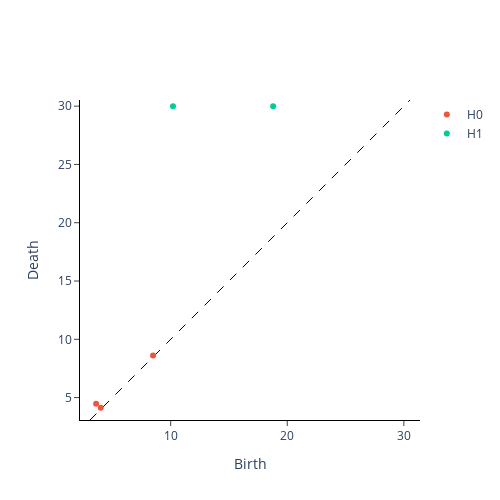

Here is the notebook cell this chart was saved with:
### Markdown cell above
Given a greyscale filtration it is straightforward to calculate the corresponding persistence diagram. In ``giotto-tda`` we make use of the ``CubicalPersistence`` transformer which is the cubical analogue to simplicial transformers like ``VietorisRipsPersistence``:

### Code cell
from gtda.homology import CubicalPersistence

cubical_persistence = CubicalPersistence(n_jobs=-1)
im8_cubical = cubical_persistence.fit_transform(im8_filtration)

print(im8_cubical)
cubical_persistence.plot(im8_cubical)

### Figure 1 — Plotly figure (JSON) as saved in the notebook; plotly's stock layout.template omitted (floating-point values rounded to 4 significant figures)
{"data": [{"hoverinfo": "none", "line": {"color": "black", "dash": "dash", "width": 1}, "mode": "lines", "showlegend": false, "type": "scatter", "x": [3.078, 30.53], "y": [3.078, 30.53]}, {"hoverinfo": "text", "hovertext": ["(3.605551275463989, 4.47213595499958)", "(4.0, 4.123105625617661)", "(8.48528137423857, 8.602325267042627)"], "mode": "markers", "name": "H0", "type": "scatter", "x": [3.606, 4, 8.485], "y": [4.472, 4.123, 8.602]}, {"hoverinfo": "text", "hovertext": ["(10.198039027185569, 30.0)", "(18.788294228055936, 30.0)"], "mode": "markers", "name": "H1", "type": "scatter", "x": [10.2, 18.79], "y": [30, 30]}], "layout": {"height": 500, "plot_bgcolor": "white", "width": 500, "xaxis": {"autorange": false, "exponentformat": "e", "linecolor": "black", "linewidth": 1, "mirror": false, "range": [3.078, 30.53], "showexponent": "all", "showline": true, "side": "bottom", "ticks": "outside", "title": {"text": "Birth"}, "type": "linear", "zeroline": true}, "yaxis": {"autorange": false, "exponentformat": "e", "linecolor": "black", "linewidth": 1, "mirror": false, "range": [3.078, 30.53], "scaleanchor": "x", "scaleratio": 1, "showexponent": "all", "showline": true, "side": "left", "ticks": "outside", "title": {"text": "Death"}, "type": "linear", "zeroline": true}}}
